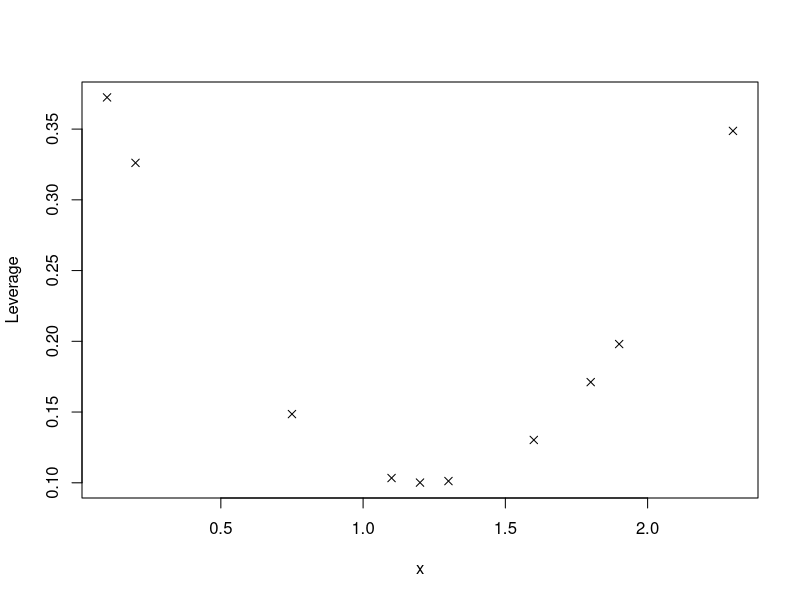

Write R code to recreate this figure.
# ========================================================================================
# Linear Model Selection and Diagnostics ----------------------------------
# ========================================================================================
# Selected sections from this chapter that improved my practical knowledge.

# Calculating Leverage ----------------------------------------------------
# Leverage itself is calculated using the design matrix structute. Specifically, if you have
# n observations, then the leverage of the ith point (i = 1, ..., n) is denoted h[ii]. These
# are the diagonal elements (ith row, ith column) of the n %*% n matrix H (Hessian?), such 
# that,

# H = X(t(X) %*% X) ^ -1 %*% t(X)

# For example:
x <- c(1.1, 1.3, 2.3, 1.6, 1.2, .1, 1.8, 1.9, .2, .75)
X <- cbind(rep(1, 10), x)
X

hii <- diag(X %*% solve(t(X) %*% X) %*% t(X))
plot(hii ~ x, ylab = "Leverage", main = "", pch = 4)

# You would typically use the built-in R function called hatvalues, named after the style of
# matrix algebra used in the equation above. 

# Cook's Distance ---------------------------------------------------------
# Arguably the most well-known measure of influence is Cook's distance, which estimates the 
# magnitude of the effect of deleting the ith value from the fitted model. Cook's distance for
# observation i (denoted D[i]) is given with the following equation:

# D[i] = ∑[j = i, n] ((y.hat[j] i y.hat[j]^[-i]) ^ 2) / (p + 1) * sigma.sq ; i, j = 1, ..., n


# This equation is a specific function of a point's leverage and residual. Here, the value
# y.hat[j] is the predicted mean respinse of observation j for the model fitted with all n
# observations, and y.hat[j] ^ [-i] represents the predicted mean response of the observation
# j for the model fitted *without* the ith observation. As usual, the term p is the number
# of predictor regression parameters (excl. the intercept), and the value sigma.sq is the
# estimate of the residual standard error.

# The larger the value of D[i], the larger the influence the ith observation has on the fitted
# model, meaning outlying observations in high-leverage positions will correspond to higher 
# values of D[i]. The important question is, how big does D[i] have to be in order for point
# i to be considered influential? In practice, this is difficult to generalise, and there is
# no formal hypothesis test for it, but there are several rule-of-thumb cutoff values. One 
# such rule states that if D[i] > 1, the point should be considered influential; another, more
# sensitive rule suggests D[i] > 4/n. It's generally advised that you compare multiple Cook's
# distance for a given fitted model rather than analysing one single value, and that any point
# corresponding to a comparatively large D[i] might need further inspection.

# Collinearity ------------------------------------------------------------
# The following items serve as potential warning signs when inspecting a model summary:

# The omnibus F-test result is statistically significant, but none of the individual t-test
# results for the regression parameters are significant.

# The sign of a given coefficient estimate contradicts what you would reasonably expect to
# see, for example, drinking more wine resulting in a lower blood alchohol level.

# Parameter estimates are assoicated with unusually high standard errors or vary widly when
# the model is fitted to different random record subsets of the data.

# As the last point notes, collinearity tends to have more of a detrimental effect on the 
# standard errors of the coefficients than it does on the point predictors per se.


# End file ----------------------------------------------------------------